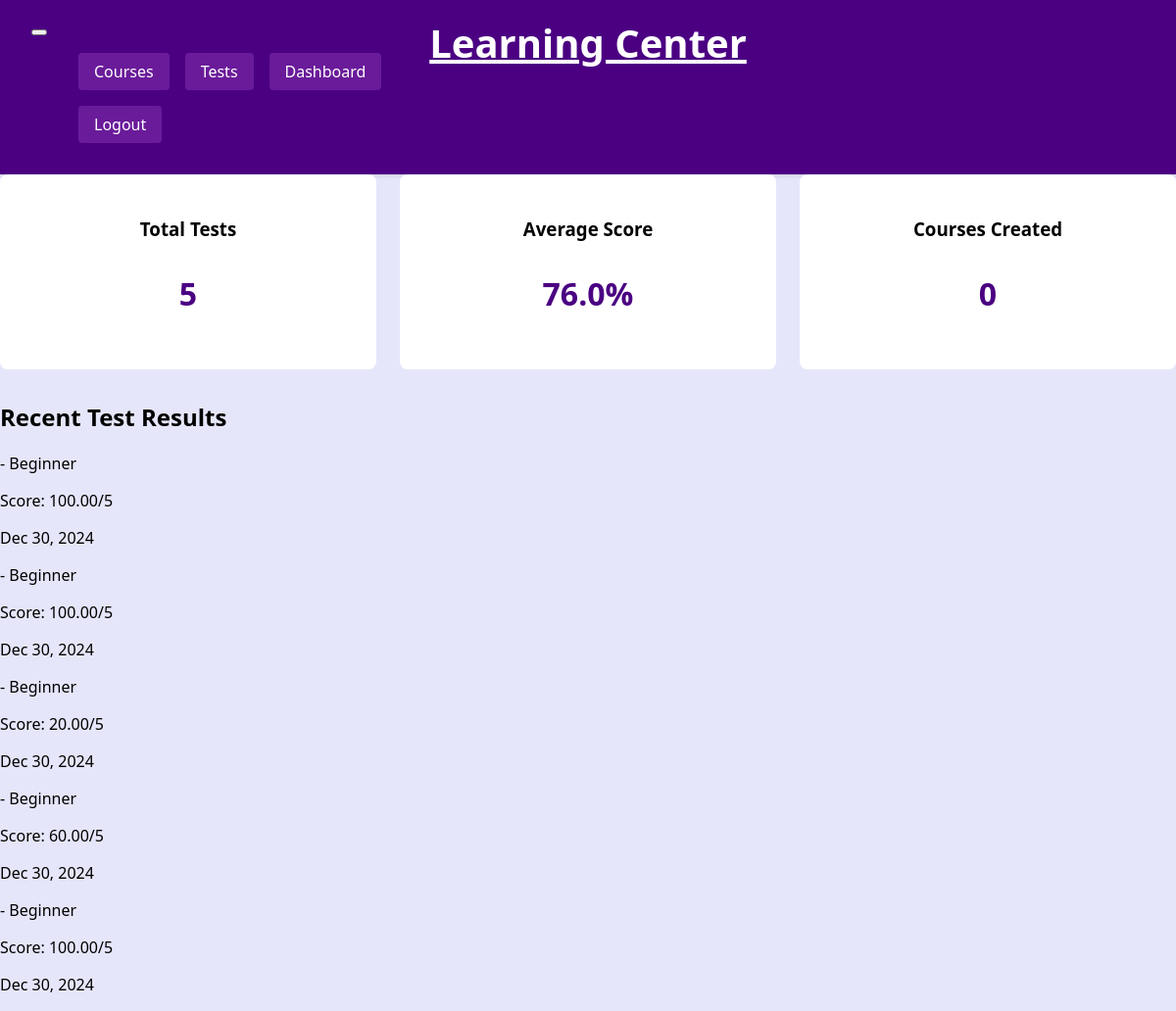
The app's page /dashboard/ (signed in) with its own data.
### courses/models.py (models this page shows, shortened)
class TestResult(models.Model):
    LEVELS = [
        ('beginner', 'Beginner'),
        ('intermediate', 'Intermediate'),
        ('advanced', 'Advanced')
    ]
    user = models.ForeignKey(User, on_delete=models.CASCADE)
    topic = models.CharField(max_length=100)
    level = models.CharField(max_length=20, choices=LEVELS, default='beginner')  # Changed from integer to CharField
    score = models.DecimalField(max_digits=5, decimal_places=2)
    total_questions = models.IntegerField()
    correct_answers = models.IntegerField()
    completed_at = models.DateTimeField(auto_now_add=True)
    class Meta:
        ordering = ['-completed_at']

### courses/views.py (the view)
# urls.py: path('dashboard/', views.dashboard, name='dashboard'),
@login_required
def dashboard(request):
    user_stats = {
        'total_tests': TestResult.objects.filter(user=request.user).count(),
        'avg_score': TestResult.objects.filter(user=request.user).aggregate(Avg('score'))['score__avg'] or 0,
        'courses_created': Course.objects.filter(author=request.user).count(),
        'courses_enrolled': Course.objects.filter(students=request.user).count(),
        'recent_results': TestResult.objects.filter(user=request.user).order_by('-completed_at')[:5]
    }
    return render(request, 'courses/dashboard.html', {'stats': user_stats})

### courses/context_processors.py (called while the page is built)
def user_stats(request):
    if request.user.is_authenticated:
        return {
            'total_courses': Course.objects.filter(author=request.user).count(),
            'total_tests': TestResult.objects.filter(user=request.user).count(),
        }
    return {}

### courses/templates/courses/dashboard.html
{% extends 'courses/base.html' %}
{% block content %}
<div class="dashboard">
    <div class="stats-grid">
        <div class="stat-card">
            <h3>Total Tests</h3>
            <p class="stat-value">{{ stats.total_tests }}</p>
        </div>
        <div class="stat-card">
            <h3>Average Score</h3>
            <p class="stat-value">{{ stats.avg_score|floatformat:1 }}%</p>
        </div>
        <div class="stat-card">
            <h3>Courses Created</h3>
            <p class="stat-value">{{ stats.courses_created }}</p>
        </div>
    </div>
    <div class="recent-activity">
        <h2>Recent Test Results</h2>
        {% for result in stats.recent_results %}
            <div class="activity-card">
                <p>{{ result.get_topic_display }} - {{ result.get_level_display }}</p>
                <p class="score">Score: {{ result.score }}/5</p>
                <p class="date">{{ result.completed_at|date:"M d, Y" }}</p>
            </div>
        {% endfor %}
    </div>
</div>
{% endblock %}

### courses/templates/courses/base.html (shortened to what this page needs)
 {% load static %}
<!DOCTYPE html>
<html lang="en">
<head>
    <link href="{% static 'courses/style.css' %}" rel="stylesheet">
</head>
<body>
    <nav class="navbar navbar-expand-lg navbar-dark bg-dark">
        <div class="container">
            <a class="navbar-brand" href="{% url 'courses:home' %}">Learning Center</a>
            <button class="navbar-toggler" type="button" data-bs-toggle="collapse" data-bs-target="#navbarNav">
            </button>
            <div class="collapse navbar-collapse" id="navbarNav">
                <ul class="navbar-nav me-auto">
                    <li class="nav-item">
                        <a class="nav-link" href="{% url 'courses:course_list' %}">Courses</a>
                    </li>
                    <li class="nav-item">
                        <a class="nav-link" href="{% url 'courses:test_list' %}">Tests</a>
                    </li>
                    {% if user.is_authenticated %}
                    <li class="nav-item">
                        <a class="nav-link" href="{% url 'courses:dashboard' %}">Dashboard</a>
                    </li>
                    {% endif %}
                </ul>
                <ul class="navbar-nav">
                    {% if user.is_authenticated %}
                    <li class="nav-item">
                        <a class="nav-link" href="{% url 'courses:logout' %}">Logout</a>
                    </li>
                    {% else %}
                    <li class="nav-item">
                        <a class="nav-link" href="{% url 'courses:login' %}">Login</a>
                    </li>
                    {% endif %}
                </ul>
            </div>
        </div>
    </nav>
    <div class="container mt-4">
        {% block content %}{% endblock %}
    </div>
</body>
</html>

### courses/static/courses/style.css (style rules this page uses)
:root { --primary-light: #e6e6fa; --primary-dark: #4b0082; --accent-light: #f8f8ff; --accent-dark: #2b0047; --text-light: #ffffff; --text-dark: #000000; --success: #28a745; --warning: #ffc107; --danger: #dc3545; --nav-button: #6a1b9a; }
body { background-color: var(--primary-light); color: var(--text-dark); font-family: 'Segoe UI', Tahoma, Geneva, Verdana, sans-serif; margin: 0; padding: 0; }
.navbar { background-color: var(--primary-dark) !important; box-shadow: 0 2px 4px rgba(0, 0, 0, 0.1); padding: 1rem 2rem; }
.navbar-brand { color: var(--text-light) !important; font-size: 2.5rem !important; font-weight: bold; position: absolute; left: 50%; transform: translateX(-50%); }
.navbar-nav { margin-left: auto; display: flex; align-items: center; }
.nav-item { list-style: none; margin: 0 0.5rem; }
.nav-link { color: var(--text-light) !important; background-color: var(--nav-button); padding: 0.5rem 1rem !important; border-radius: 4px; transition: all 0.3s ease; text-decoration: none; display: inline-block; }
.stats-grid { display: grid; grid-template-columns: repeat(auto-fit, minmax(250px, 1fr)); gap: 1.5rem; margin-bottom: 2rem; }
.stat-card { background-color: var(--text-light); padding: 1.5rem; border-radius: 8px; text-align: center; }
.stat-value { color: var(--primary-dark); font-size: 2rem; font-weight: bold; }

### records on screen
TestResult: level "Beginner", score "100.00", completed_at "Dec 30, 2024"
TestResult: level "Beginner", score "100.00", completed_at "Dec 30, 2024"
TestResult: level "Beginner", score "20.00", completed_at "Dec 30, 2024"
TestResult: level "Beginner", score "60.00", completed_at "Dec 30, 2024"
TestResult: level "Beginner", score "100.00", completed_at "Dec 30, 2024"

### other values on screen
{{ stats.total_tests }} "5"
{{ stats.avg_score|floatformat:1 }} "76.0"
{{ stats.courses_created }} "0"
